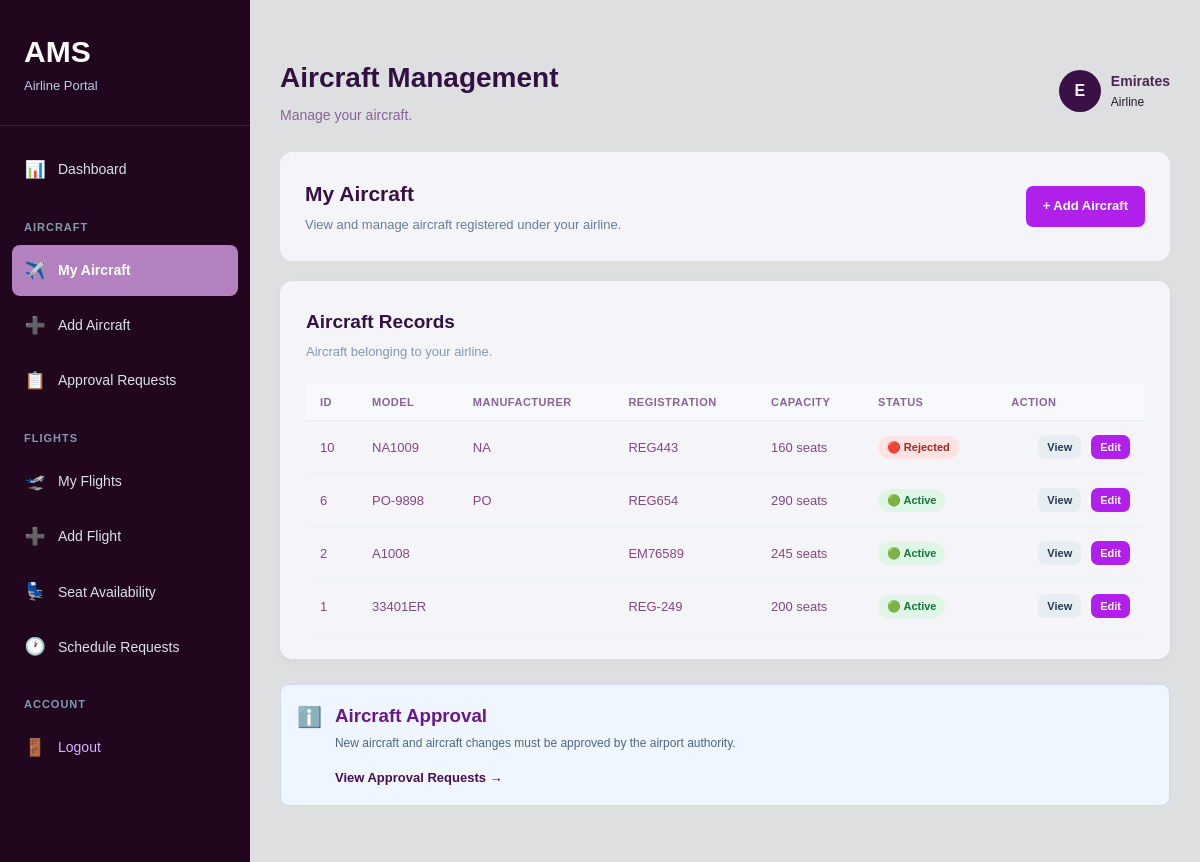
Screenshot of /airline/airplane/index.php (signed in) with the database file from the repository.
### tables this page shows
CREATE TABLE `airlines` (
  `id` int(11) NOT NULL,
  `airline_name` varchar(100) NOT NULL,
  `country` varchar(100) DEFAULT NULL,
  `contact` varchar(50) DEFAULT NULL,
  `email` varchar(100) DEFAULT NULL,
  `status` varchar(20) DEFAULT 'Active',
  `created_at` timestamp NOT NULL DEFAULT current_timestamp()
);

CREATE TABLE `airplanes` (
  `id` int(11) NOT NULL,
  `airline_id` int(11) DEFAULT NULL,
  `airline_name` varchar(100) NOT NULL,
  `model` varchar(100) NOT NULL,
  `manufacturer` varchar(100) DEFAULT NULL,
  `manufacturing_date` date DEFAULT NULL,
  `registration_number` varchar(100) NOT NULL,
  `capacity` int(11) NOT NULL,
  `status` varchar(50) DEFAULT 'Active',
  `created_at` timestamp NOT NULL DEFAULT current_timestamp()
);

### airline/airplane/index.php (the view, shortened to what this page needs)
<?php
include "../../config/database.php";
$user_id = $_SESSION['user_id'];
$sql = "SELECT email FROM users WHERE id='$user_id'";
$result = mysqli_query($conn,$sql);
$user = mysqli_fetch_assoc($result);
$user_email = $user['email'];
$sql = "SELECT * FROM airlines WHERE email='$user_email'";
$result = mysqli_query($conn,$sql);
$airline = mysqli_fetch_assoc($result);
$airline_id = $airline['id'];
$airline_name = $airline['airline_name'];
$sql = "SELECT * FROM airplanes
        WHERE airline_id='$airline_id'
        ORDER BY id DESC";
$result = mysqli_query($conn,$sql);
?>
<!DOCTYPE html>
<html>
<head>
<link rel="stylesheet"
      href="../../assets/css/airline.css">
</head>
<body>
<div class="airline-layout">
<div class="sidebar">
<div class="sidebar-logo">
<h2>AMS</h2>
<p>Airline Portal</p>
</div>
<nav class="sidebar-menu">
<a href="../dashboard.php"
   class="menu-item">
<span>📊</span>
Dashboard
</a>
<div class="menu-section">
<p class="menu-title">
Aircraft
</p>
<a href="index.php"
   class="menu-item active">
<span>✈️</span>
My Aircraft
</a>
<a href="add.php"
   class="menu-item">
<span>➕</span>
Add Aircraft
</a>
<a href="../approval/index.php"
   class="menu-item">
<span>📋</span>
Approval Requests
</a>
</div>
<div class="menu-section">
<p class="menu-title">
Flights
</p>
<a href="../flight/index.php"
   class="menu-item">
<span>🛫</span>
My Flights
</a>
<a href="../flight/add.php"
   class="menu-item">
<span>➕</span>
Add Flight
</a>
<a href="../flight/availability.php"
   class="menu-item">
<span>💺</span>
Seat Availability
</a>
<a href="../flight/schedule_request.php"
   class="menu-item">
<span>🕐</span>
Schedule Requests
</a>
</div>
<div class="menu-section">
<p class="menu-title">
Account
</p>
<a href="../../logout.php"
   class="menu-item logout-item">
<span>🚪</span>
Logout
</a>
</div>
</nav>
</div>
<div class="main-content">
<header class="topbar">
<div>
<h1>
Aircraft Management
</h1>
<p>
Manage your aircraft.
</p>
</div>
<div class="user-info">
<div class="user-avatar">
<?php
echo strtoupper(
    substr($airline_name,0,1)
);
?>
</div>
<div>
<strong>
<?php
echo htmlspecialchars(
    $airline_name
);
?>
</strong>
<small>
Airline
</small>
</div>
</div>
</header>
<section class="page-header">
<div>
<h2>
My Aircraft
</h2>
<p>
View and manage aircraft registered under your airline.
</p>
</div>
<a href="add.php"
   class="btn btn-primary">
+ Add Aircraft
</a>
</section>
<section class="content-card">
<div class="table-header">
<h2>
Aircraft Records
</h2>
<p>
Aircraft belonging to your airline.
</p>
</div>
<?php
if(mysqli_num_rows($result) > 0)
{
?>
<div class="table-container">
<table class="data-table">
<tr>
<th>ID</th>
<th>Model</th>
<th>Manufacturer</th>
<th>Registration</th>
<th>Capacity</th>
<th>Status</th>
<th>Action</th>
</tr>
<?php
while($row = mysqli_fetch_assoc($result))
{
?>
<tr>
<td>
<?php
echo $row['id'];
?>
</td>
<td>
<?php
echo htmlspecialchars(
    $row['model']
);
?>
</td>
<td>
<?php
echo htmlspecialchars(
    $row['manufacturer']
);
?>
</td>
<td>
<?php
echo htmlspecialchars(
    $row['registration_number']
);
?>
</td>
<td>
<?php
echo $row['capacity'];
?>
seats
</td>
<td>
<?php
$status = strtolower(
    $row['status']
);
if($status == "active")
{
    echo '<span class="status-badge status-approved">
          🟢 Active
          </span>';
}
elseif(strpos($status,"pending") !== false)
{
    echo '<span class="status-badge status-pending">
          🟡 Pending Approval
          </span>';
}
elseif($status == "maintenance")
{
    echo '<span class="status-badge status-warning">
          🟠 Maintenance
          </span>';
}
elseif($status == "rejected")
{
    echo '<span class="status-badge status-rejected">
          🔴 Rejected
          </span>';
}
else
{
    echo '<span class="status-badge">';
    echo htmlspecialchars(
        $row['status']
    );
    echo '</span>';
}
?>
</td>
<td>
<div class="table-actions">
<a class="btn btn-small btn-secondary"
   href="view.php?id=<?php echo $row['id']; ?>">
View
</a>
<a class="btn btn-small btn-primary"
   href="edit.php?id=<?php echo $row['id']; ?>">
Edit
</a>
</div>
</td>
</tr>
<?php
}
?>
</table>
</div>
<?php
}
?>
</section>
<section class="info-box">
<div class="info-icon">
ℹ️
</div>
<div>
<h3>
Aircraft Approval
</h3>
<p>
New aircraft and aircraft changes
must be approved by the airport authority.
</p>
<a href="../approval/index.php">
View Approval Requests →
</a>
</div>
</section>
</div>
</div>
</body>
</html>

### assets/css/airline.css (style rules this page uses)
* { margin: 0; padding: 0; box-sizing: border-box; }
html { scroll-behavior: smooth; }
body { font-family: Arial, Helvetica, sans-serif; background: #dedfe0; color: #6b5aaa; line-height: 1.6; }
a { text-decoration: none; color: inherit; }
.airline-layout { min-height: 100vh; display: flex; }
.sidebar { width: 250px; min-height: 100vh; background: #21071d; color: #ffffff; position: fixed; left: 0; top: 0; bottom: 0; overflow-y: auto; z-index: 1000; }
.sidebar-logo { padding: 28px 24px; border-bottom: 1px solid rgba(255, 255, 255, 0.1); }
.sidebar-logo h2 { font-size: 30px; }
.sidebar-logo p { color: #bcccdc; font-size: 13px; }
.sidebar-menu { padding: 18px 12px; }
.menu-section { margin-top: 24px; }
.menu-title { padding: 0 12px 8px; color: #829ab1; font-size: 11px; font-weight: 700; text-transform: uppercase; letter-spacing: 1px; }
.menu-item { display: flex; align-items: center; gap: 12px; padding: 12px; margin-bottom: 4px; border-radius: 8px; color: #d9e2ec; font-size: 14px; transition: .2s; }
.menu-item span { width: 22px; text-align: center; font-size: 17px; }
.menu-item.active { background: #b381c0; color: #fff; font-weight: 600; }
.logout-item { color: #d7b4ff; }
.main-content { width: calc(100% - 250px); margin-left: 250px; min-height: 100vh; padding: 30px; }
.topbar { min-height: 70px; display: flex; align-items: center; justify-content: space-between; gap: 20px; margin-bottom: 25px; }
.topbar h1 { font-size: 28px; color: #321043; margin-bottom: 4px; }
.topbar p { color: #8a6298; font-size: 14px; }
.user-info { display: flex; align-items: center; gap: 10px; }
.user-avatar { width: 42px; height: 42px; border-radius: 50%; background: #3a1147; color: #fbfbfc; display: flex; align-items: center; justify-content: center; font-weight: 700; }
.user-info strong, .user-info small { display: block; }
.user-info strong { font-size: 14px; color: #4d2453; }
.user-info small { color: #26172b; font-size: 12px; }
.stat-card, .action-card, .module-card, .content-card, .page-header { background: #f5f5f9; border: 1px solid #f4f5f7; border-radius: 12px; }
.module-card a, .info-box a { display: inline-block; margin-top: 15px; color: #42104d; font-size: 13px; font-weight: 600; }
.page-header { padding: 24px; margin-bottom: 20px; display: flex; align-items: center; justify-content: space-between; gap: 20px; }
.page-header h2 { color: #381043; font-size: 21px; margin-bottom: 5px; }
.page-header p { color: #627d98; font-size: 13px; }
.content-card { padding: 25px; margin-bottom: 25px; box-shadow: 0 3px 12px rgba(0, 0, 0, .03); }
.form-header, .table-header { margin-bottom: 22px; }
.form-header h2, .table-header h2 { color: #351043; font-size: 19px; margin-bottom: 4px; }
.form-header p, .table-header p { color: #829ab1; font-size: 13px; }
.form-actions, .table-actions { display: flex; align-items: center; justify-content: flex-end; gap: 10px; flex-wrap: wrap; }
.btn { display: inline-flex; align-items: center; justify-content: center; padding: 10px 17px; border-radius: 7px; border: none; font-size: 13px; font-weight: 600; cursor: pointer; transition: .2s; }
.btn-primary { background: #b11feb; color: #fff; }
.btn-secondary { background: #e6edf3; color: #243b53; }
.form-notice, .info-box { display: flex; gap: 13px; padding: 16px; border-radius: 9px; background: #f0f6ff; border: 1px solid #c9ddff; margin-top: 20px; }
.notice-icon, .info-icon { font-size: 20px; flex-shrink: 0; }
.form-notice strong, .info-box h3 { color: #68178b; }
.form-notice p, .info-box p { color: #4a6785; font-size: 12px; margin-top: 3px; }
.table-container { width: 100%; overflow-x: auto; }
.data-table { width: 100%; border-collapse: collapse; min-width: 750px; }
.data-table th { padding: 12px 14px; background: #f7f9fc; color: #8a6298; text-align: left; font-size: 11px; text-transform: uppercase; letter-spacing: .5px; border-bottom: 1px solid #e6edf3; }
.data-table td { padding: 14px; color: #814881; font-size: 13px; border-bottom: 1px solid #edf2f7; }
.status-badge { display: inline-flex; align-items: center; padding: 5px 9px; border-radius: 20px; font-size: 11px; font-weight: 600; }
.status-approved { background: #dff6e7; color: #18753c; }
.status-rejected { background: #ffe3e3; color: #a12626; }
.btn-small { padding: 6px 9px; font-size: 11px; }

### rows the page displays
airlines: airline_name "E", airline_name "Emirates"
airplanes: id "10", model "NA1009", manufacturer "NA", registration_number "REG443", capacity "160", status "🔴 Rejected"
airplanes: id "6", model "PO-9898", manufacturer "PO", registration_number "REG654", capacity "290", status "🟢 Active"
airplanes: id "2", model "A1008", registration_number "EM76589", capacity "245", status "🟢 Active"
airplanes: id "1", model "33401ER", registration_number "REG-249", capacity "200", status "🟢 Active"
